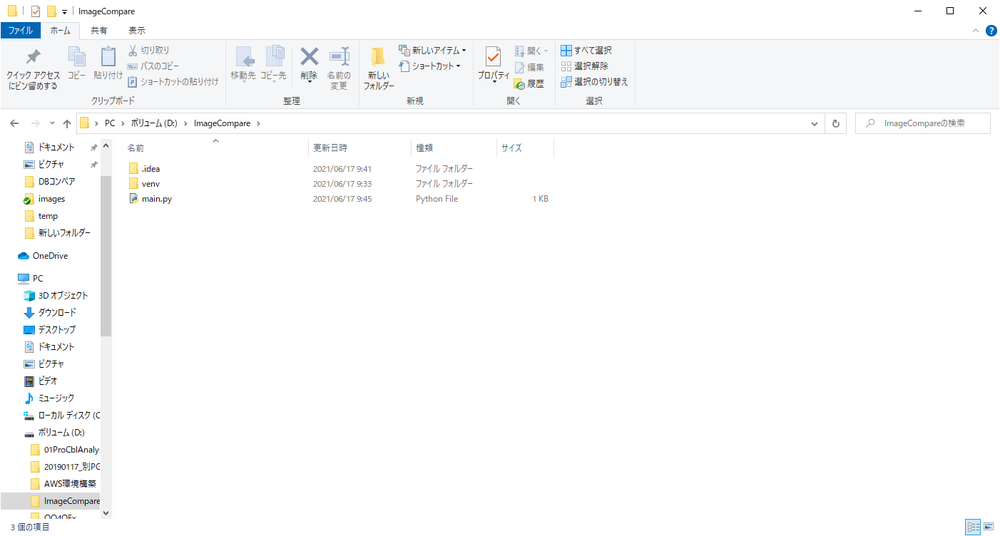
#> input picture ImageCompare/img/test1.png, 1000 x 536 px, shrunk from 1402 x 752 before the run, found by its file name
$ python main.py   (older library calls are emulated)
#> lines starting #> are read from the running program, lines starting #| are printed output that depends on the picture; after the words box and inside, x2 and y2 are one past the last pixel; in counts of white or black regions, pixels touching at a corner belong together; long printed decimals are rounded
import cv2
import imutils
from skimage.metrics import structural_similarity as sk_cpt_ssim

image1 = cv2.imread('D:/ImageCompare/img/test1.png')
#> image1 is the input picture: shape (536, 1000, 3); mean B, G, R 250.8, 250.7, 250.3
image2 = cv2.imread('D:/ImageCompare/img/test2.png')
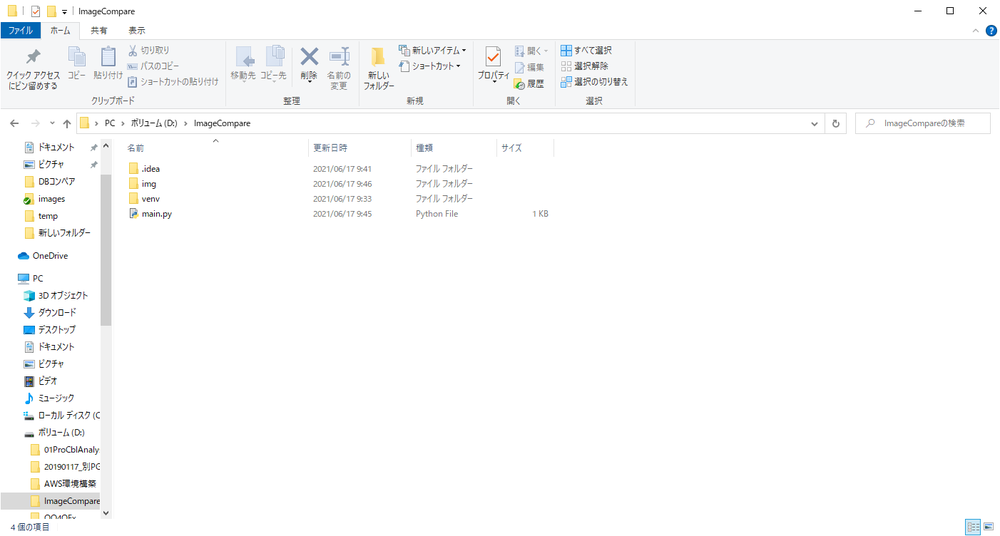
#> input picture ImageCompare/img/test2.png, 1000 x 536 px, shrunk from 1402 x 752 before the run, found by its file name
#> image2 is the input picture: shape (536, 1000, 3); mean B, G, R 250.7, 250.6, 250.2

gray1 = cv2.cvtColor(image1, cv2.COLOR_BGR2GRAY)
gray2 = cv2.cvtColor(image2, cv2.COLOR_BGR2GRAY)

(score, diff) = sk_cpt_ssim(gray1, gray2, full = True)
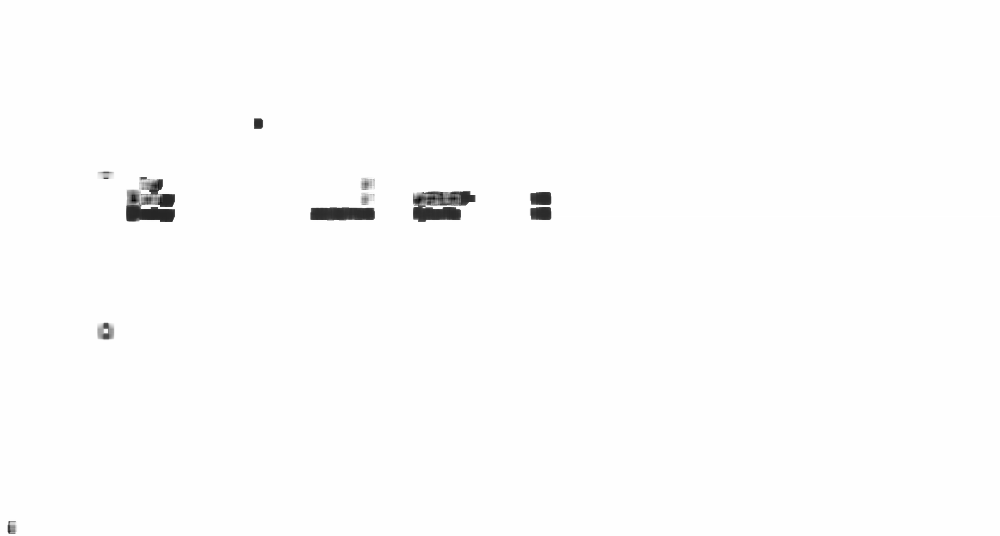
#> diff: shape (536, 1000) float64; min -0.161, max 1, mean 0.993; drawn with min black and max white
#> score = 0.993
diff = (diff*255).astype("uint8")
print('ssim:{}'.format(score))
#| ssim:0.9925

thresh = cv2.threshold(diff, 0, 255, cv2.THRESH_BINARY_INV | cv2.THRESH_OTSU)[1]
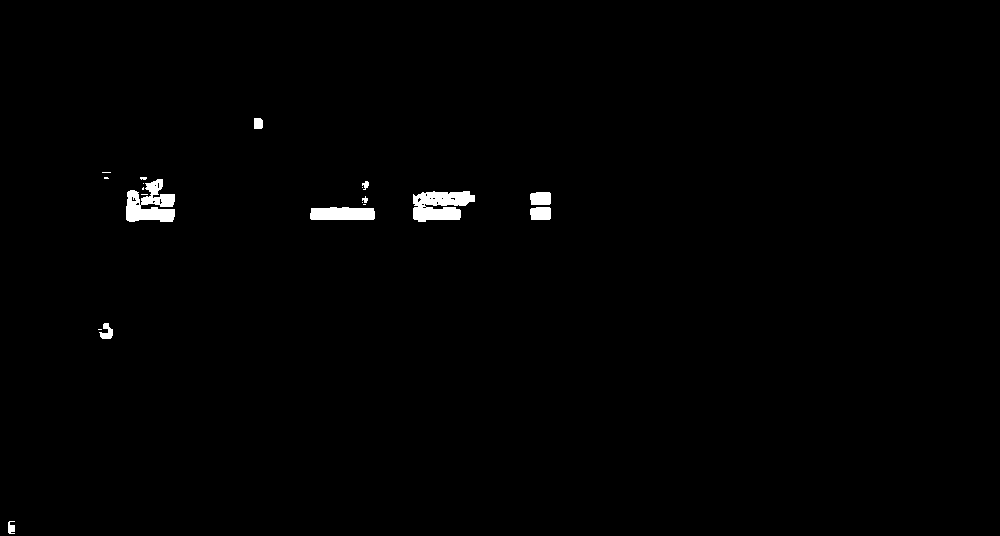
#> thresh: shape (536, 1000); 0.82% white; 20 white regions (10 under 20 px)
cnts = cv2.findContours(thresh.copy(), cv2.RETR_EXTERNAL, cv2.CHAIN_APPROX_SIMPLE)
#> cnts = 20 contours, 11 with area under 20; largest, box (x1, y1, x2, y2) and area: (413, 191, 475, 222) 1268, (126, 179, 175, 222) 1210, (310, 207, 375, 220) 710, (530, 207, 551, 220) 228, (530, 192, 551, 205) 228
cnts = cnts[0] if imutils.is_cv2() else cnts[1]

for c in cnts:
    [x, y, w, h] = cv2.boundingRect(c)
    cv2.rectangle(image1, (x, y), (x + w, y + h), (0, 0, 255), 2)
    cv2.rectangle(image2, (x, y), (x + w, y + h), (0, 0, 255), 2)
#> this loop made 20 passes
#> (x, y, w, h) on passes 1, 3, 4, 5, 7, 8, 10, 11, 12, 14, 15, 16: (8, 521, 7, 13), (99, 323, 14, 16), (530, 207, 21, 13), (310, 207, 65, 13), (362, 202, 1, 1), (362, 196, 6, 7), (530, 192, 21, 13), (413, 191, 62, 31), (362, 187, 1, 1), (143, 183, 1, 1), (362, 181, 7, 9), (126, 179, 49, 43)
#> (c, x, y, w, h) on passes 2, 6, 9, 13, 18, 19: ([[98, 329], [101, 329]], 98, 329, 4, 1), ([[363, 204], [365, 204]], 363, 204, 3, 1), ([[141, 194], [147, 194]], 141, 194, 7, 1), ([[143, 187], [142, 188], [142, 189], [143, 189]], 142, 187, 2, 3), ([[104, 177], [104, 178], [108, 178], [107, 177]], 104, 177, 5, 2), ([[102, 172], [110, 172]], 102, 172, 9, 1)
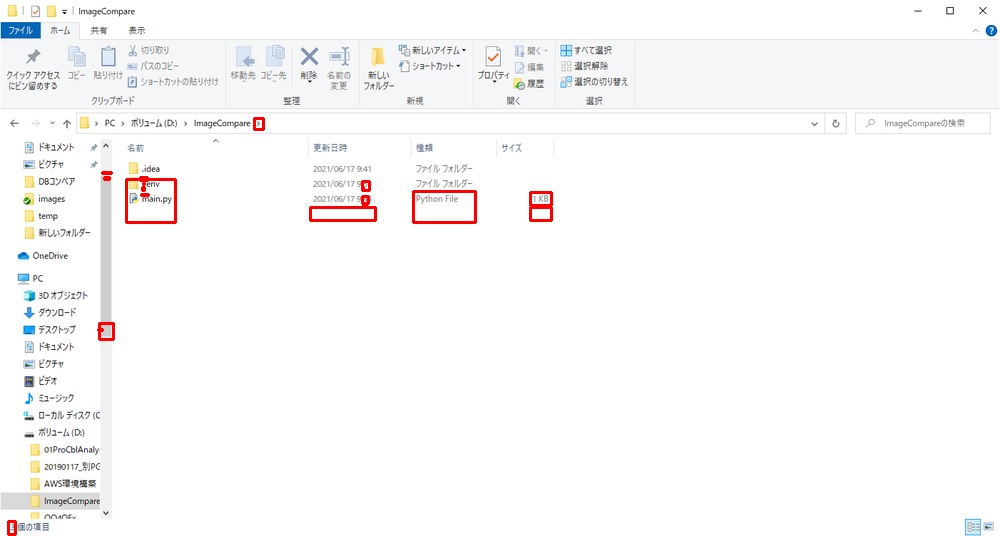
#> image1: shape (536, 1000, 3); 0.51% of pixels changed, all inside (x1, y1, x2, y2) = (7, 117, 553, 536)
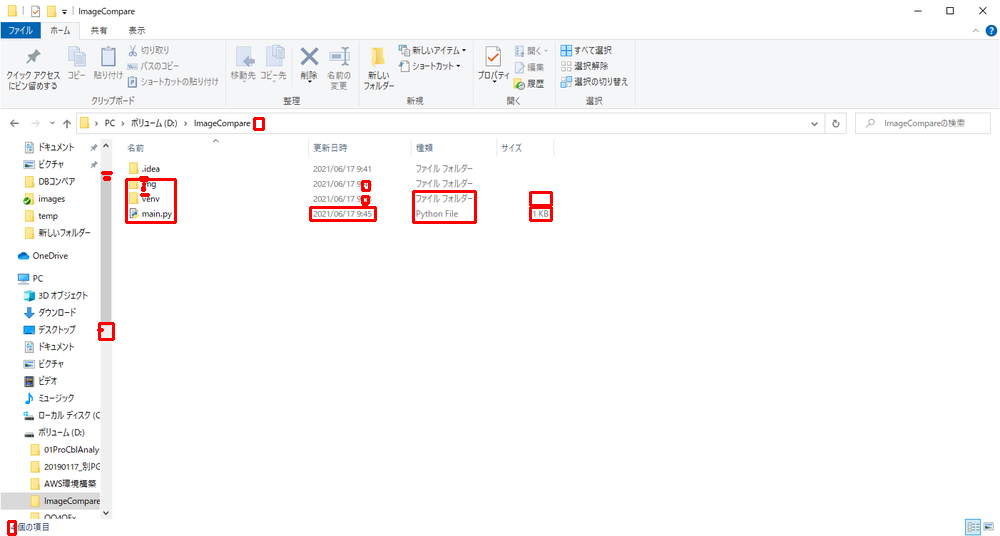
#> image2: shape (536, 1000, 3); 0.51% of pixels changed, all inside (x1, y1, x2, y2) = (7, 117, 553, 536)

cv2.imshow("Modified", image2)
cv2.imwrite("result.jpg", image2)
cv2.waitKey(0)
